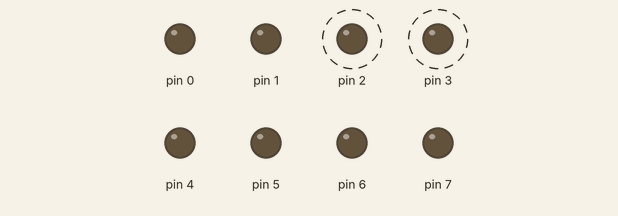
Bench run of a sketch on a simulated Arduino Uno, built with avr-gcc and run on an emulated ATmega328P. Parts: output pins drawn as LEDs (lit = HIGH). Dashed ring = blinking.

Above: at 0.03 s.
Timing chart, 0 to 3.0 s (numbered marks = the images above):
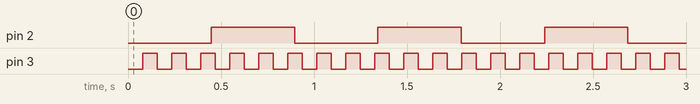

Measured:
- by itself, pin 2: alternates HIGH for 0.45 s and LOW for 0.45 s
- by itself, pin 3: alternates HIGH for 0.08 s and LOW for 0.08 s

The sketch:

Ex_5.ino
```cpp
#include <avr/io.h>
#include <avr/interrupt.h>
int count0 = 0;
int count2 = 0;

int main(void) {
  DDRD = 0xFF;
  SREG= 0x80;
  TCCR0A = 0x00;
  TCCR0B = 0x04; // Set prescaler as 8 while maintaining CTC mode
  TIMSK0 = 0x01;
  TCNT0 = 200;
  TCNT2 = 100;
  TCCR2A = 0x00;
  TCCR2B = 0x0C;
  TIMSK2 = 0x01;

while(true) {

}

}

ISR(TIMER0_OVF_vect) {
  count0++;
  if(count0==500) { // Multiplied count0 by 8(orginally 250) to make up for the prescaler being 8 times as fast
    PORTD ^=0x04;

    count0 =0;

  }
  TCNT0 = 200;
}
ISR(TIMER2_OVF_vect) {
  count2++;
  if(count2==125) { //  Multiplied count2 by 8(orginally 1000) to make up for the prescaler being 8 times as fast
    PORTD ^=0x08;

    count2 =0;

  }
  TCNT2 = 100;
}
```
